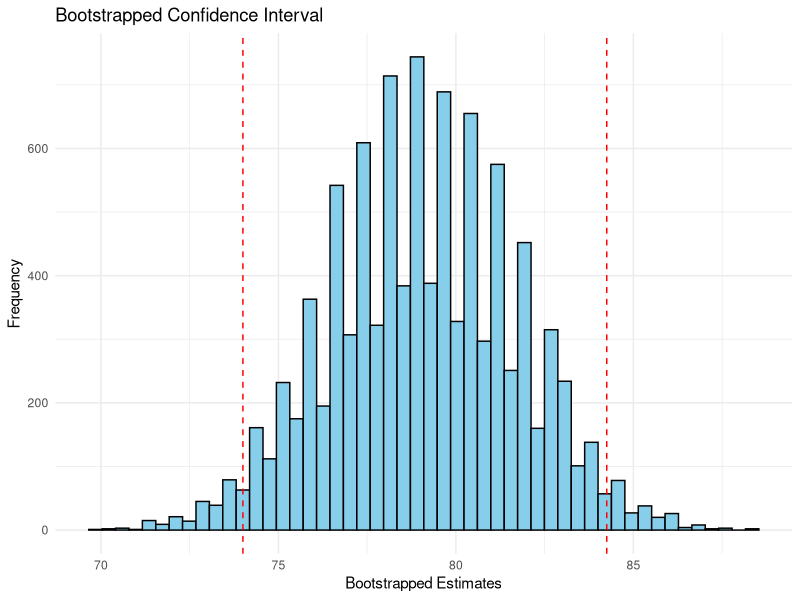

Recreate this plot in R.

# Bootstrapping Confidence Interval for UX Metrics
# Author: Mohsen Rafiei
# Description: General-purpose script for computing bootstrapped confidence intervals
#              for any numeric UX measure (e.g., SUS, satisfaction, trust, task time)

# Load necessary library
if (!require(ggplot2)) install.packages("ggplot2", dependencies = TRUE)
library(ggplot2)

# USER INPUT: Replace this with your own numeric data
metric_scores <- c(82.5, 90, 72.5, 77.5, 85, 70, 65, 80, 92.5, 75)

# Define the statistic of interest (mean, median, etc.)
statistic_function <- mean  # Change to median, sd, etc. if needed

# Bootstrap parameters
n_iterations <- 10000
boot_stats <- numeric(n_iterations)

# Perform bootstrapping
set.seed(123)  # for reproducibility
for (i in 1:n_iterations) {
  sample_scores <- sample(metric_scores, size = length(metric_scores), replace = TRUE)
  boot_stats[i] <- statistic_function(sample_scores)
}

# Calculate confidence interval
ci_lower <- quantile(boot_stats, 0.025)
ci_upper <- quantile(boot_stats, 0.975)
observed_stat <- statistic_function(metric_scores)

# Print results
cat("Observed Estimate:", round(observed_stat, 2), "\n")
cat("95% Confidence Interval: [", round(ci_lower, 2), ",", round(ci_upper, 2), "]\n")

# Plot the bootstrap distribution
df <- data.frame(boot_stats = boot_stats)
ggplot(df, aes(x = boot_stats)) +
  geom_histogram(bins = 50, fill = "skyblue", color = "black") +
  geom_vline(xintercept = ci_lower, color = "red", linetype = "dashed") +
  geom_vline(xintercept = ci_upper, color = "red", linetype = "dashed") +
  labs(
    title = "Bootstrapped Confidence Interval",
    x = "Bootstrapped Estimates",
    y = "Frequency"
  ) +
  theme_minimal()
